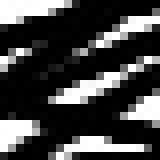
#> input picture Examples/SmoothImages/Example.jpg, 20 x 20 px, found by its file name (shown 8 times larger)
$ python main.py
#> lines starting #> are read from the running program, lines starting #| are printed output that depends on the picture
import cv2
import numpy as np

image = cv2.imread("D:/Emre/SRET/ImageProcessing-PythonExamples/Examples/SmoothImages/Example.jpg")
#> image is the input picture: shape (20, 20, 3); min 0, max 255, mean 67.2

kernel1 = np.ones((5, 5), np.float32)/30

img = cv2.filter2D(src=image, ddepth=-1, kernel=kernel1)
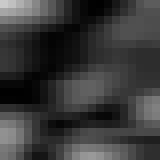
#> img: shape (20, 20, 3) (shown 8 times larger); min 1, max 202, mean 56.9

cv2.imshow('Original', image)
cv2.imshow('Kernel Blur', img)

cv2.waitKey()
cv2.destroyAllWindows()
